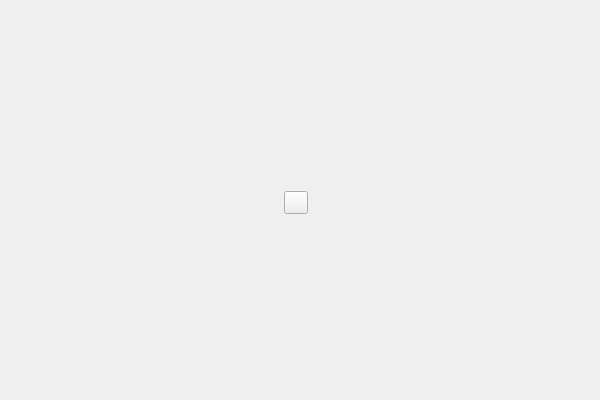
<?xml version="1.0" encoding="UTF-8"?>
<ui version="4.0">
 <class>TabClass</class>
 <widget class="QWidget" name="TabClass">
  <property name="geometry"><rect><x>0</x><y>0</y><width>600</width><height>400</height></rect></property>
  <property name="windowTitle"><string>Tab</string></property>
  <layout class="QVBoxLayout" name="RootLayout" stretch="0,1">
   <property name="leftMargin"><number>0</number></property>
   <property name="topMargin"><number>0</number></property>
   <property name="rightMargin"><number>0</number></property>
   <property name="bottomMargin"><number>0</number></property>
   <item>
    <layout class="QHBoxLayout" name="ToolbarLayout">
     <property name="spacing"><number>2</number></property>
     <property name="leftMargin"><number>5</number></property>
     <property name="topMargin"><number>5</number></property>
     <property name="rightMargin"><number>5</number></property>
     <property name="bottomMargin"><number>0</number></property>
     <item><widget class="QToolButton" name="AddToolBtn"><property name="toolTip"><string>Add tool</string></property><property name="icon"><iconset resource="../Assets/Resources.qrc"><normaloff>:/icons/add.svg</normaloff></iconset></property></widget></item>
     <item><spacer name="ToolbarSpacer"><property name="orientation"><enum>Qt::Horizontal</enum></property><property name="sizeType"><enum>QSizePolicy::Expanding</enum></property></spacer></item>
    </layout>
   </item>
   <item>
    <layout class="QVBoxLayout" name="WorkspaceLayout">
     <property name="spacing"><number>0</number></property>
     <property name="leftMargin"><number>0</number></property>
     <property name="topMargin"><number>0</number></property>
     <property name="rightMargin"><number>0</number></property>
     <property name="bottomMargin"><number>0</number></property>
    </layout>
   </item>
  </layout>
 </widget>
 <layoutdefault spacing="6" margin="11"/>
 <resources><include location="../Assets/Resources.qrc"/></resources>
 <connections/>
</ui>
